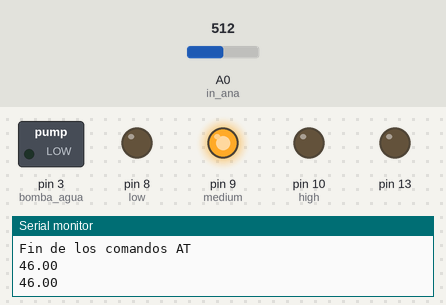
Simulated run of this sketch. Board: Arduino Uno, built with avr-gcc and run on an emulated ATmega328P. On the bench: switched loads named in the sketch (green lamp = pin HIGH), output pins drawn as LEDs (lit = HIGH), the last lines printed to the serial monitor. The test bench sets the inputs (shaded band); at power-on: A0 (in_ana) = 512.

Above: at 10.2 s.
10.3 s: A0 (in_ana) set to 642
12.0 s: A0 (in_ana) set to 674
At 13.8 s:
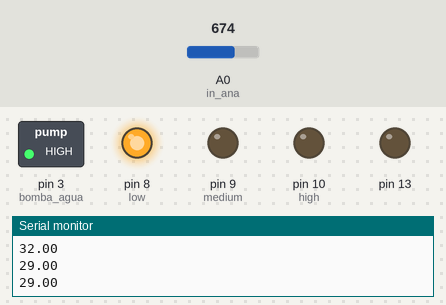
14.1 s: A0 (in_ana) set to 306
At 15.7 s:
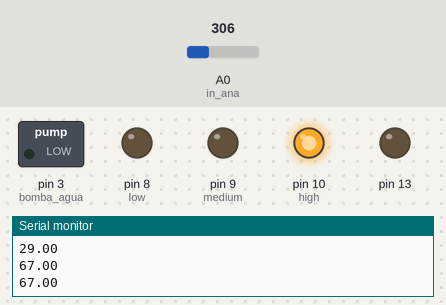
16.0 s: A0 (in_ana) set to 357
17.5 s: A0 (in_ana) set to 378
At 18.7 s:
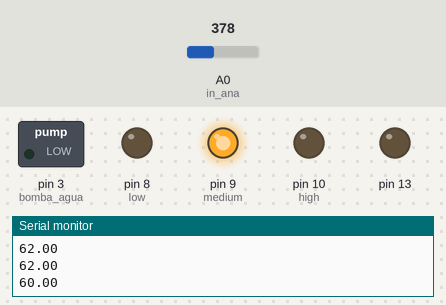
19.6 s: A0 (in_ana) set to 122
At 20.7 s:
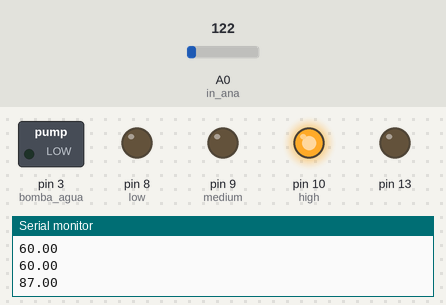
Timing chart, 0 to 22.4 s (numbered marks = the images above; inputs shaded):
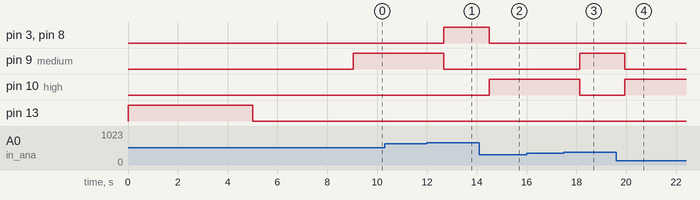

The sketch:

riego_automatico.ino
```cpp
#include<SoftwareSerial.h>
float p_humedad = 0.0;
int in_ana = A0;
int lectura = 0;
int low =8;
int medium = 9;
int high = 10;
int bomba_agua = 3;


SoftwareSerial miBT(11, 12); //Instancia la conexion al bluetooth - PIN 10 a TX y PIN 11 a RX

char NOMBRE[21] = "HC-06-Bluetooth"; // NOMBRE DE 20 CARACTERES MAXIMO
char BPS        = '4'; //1=1200, 2=2400, 3=4800, 4=9600, 5=19200, 6=38400, 7=57600, 8=115200
char PASSWORD[5]   = "4444"; //PIN O CLAVE DE 4 CARACTERES

void setup(){
  // bomba apagada


   Serial.begin(9600);
  /* ESTABLECER CONFIGURACIÓN BLUETOOTH*/
  miBT.begin(9600); //Inicia la comunicacion en el modulo HC-06

  Serial.println("Todos OK");

  pinMode(13, OUTPUT);
  digitalWrite(13, HIGH); //Encinde el LED 13
  delay(5000); //Se enciende por 5s

  digitalWrite(13, LOW);

  Serial.println("Enviando comandos AT"); //Imprime en el monitor serial

  miBT.print("AT"); //INICIALIZA COMANDO AT
  delay(1000); //esperamos 1 segundo

  miBT.print("AT+NAME"); //Configurando el nuevo nombre
  miBT.print(NOMBRE);
  delay(1000);

  miBT.print("AT+BAUD"); //Configurando la nueva velocidad
  miBT.print(BPS);
  delay(1000);

  miBT.print("AT+PIN"); //Configurando el nuevo PASSWORD
  miBT.print(PASSWORD);
  delay(1000);

  Serial.println("Fin de los comandos AT");


   pinMode(in_ana,INPUT);
  //SALIDAS
   pinMode(low,OUTPUT);
   pinMode(medium,OUTPUT);
   pinMode(high,OUTPUT);

  //INICIAMOS APAGADO
   digitalWrite(low,LOW);
  digitalWrite(medium,LOW);
  digitalWrite(high,LOW);
  pinMode(bomba_agua,OUTPUT);
  digitalWrite(bomba_agua,LOW);

}

void loop(){
  lectura = analogRead(in_ana);
  p_humedad = map(lectura,950,0,0,100);
  p_humedad = constrain(p_humedad,0,100);


  if(p_humedad >=0 && p_humedad <=30){
  	digitalWrite(low,HIGH);
    digitalWrite(medium,LOW);
  digitalWrite(high,LOW);
  digitalWrite(bomba_agua,HIGH);
  }
  else if(p_humedad >30 && p_humedad <=60){
    digitalWrite(medium,HIGH);
    digitalWrite(low,LOW);
  digitalWrite(high,LOW);
  digitalWrite(bomba_agua,LOW);
  }
  else if(p_humedad >60){
    digitalWrite(high,HIGH);
    digitalWrite(medium,LOW);
  digitalWrite(low,LOW);
  digitalWrite(bomba_agua,LOW);
  }

  miBT.print("  ");
  miBT.print(p_humedad);

  Serial.println(p_humedad);  // Imprime la lectura analógica directamente

  delay(900);  // Añade un pequeño retardo para facilitar la visualización de los valores
}
```

Measured:
- the behaviour switches between 655 and 656 on A0 (in_ana) (found by bisection; images 0 and 1)
- the behaviour switches between 370 and 371 on A0 (in_ana) (found by bisection; images 2 and 3)
- after the input at 12.0 s, pin 3 (bomba_agua), pin 8 (low): LOW → HIGH after 0.68 s; pin 9 (medium): HIGH → LOW after 0.68 s
- after the input at 14.1 s, pin 3 (bomba_agua), pin 8 (low): HIGH → LOW after 0.40 s; pin 10 (high): LOW → HIGH after 0.40 s
- after the input at 17.5 s, pin 9 (medium): LOW → HIGH after 0.63 s; pin 10 (high): HIGH → LOW after 0.63 s
- after the input at 19.6 s, pin 9 (medium): HIGH → LOW after 0.35 s; pin 10 (high): LOW → HIGH after 0.35 s
